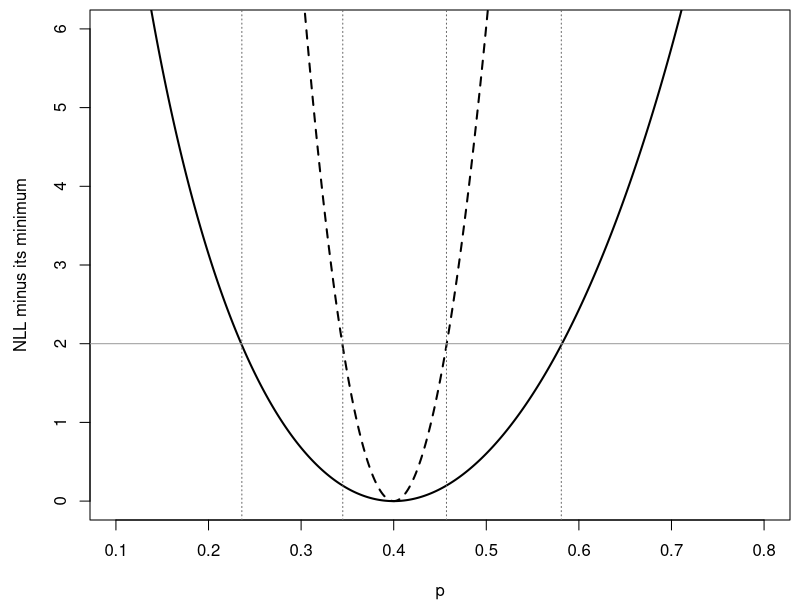

Recreate this plot in R.
## ---- chunk 1
knitr::opts_chunk$set(echo = TRUE, warning = FALSE, message = FALSE,
                       fig.width = 6, fig.height = 3)

k <- c(3, 2, 7)
N <- 10
p_hat <- sum(k) / (length(k) * N)

ll_3 <- function(p) sum(dbinom(k, N, p, log = TRUE))
ll_3_nochoose <- function(p) sum(k) * log(p) + sum(N - k) * log(1 - p)

p_grid <- seq(0.001, 0.999, by = 0.001)
nll_3 <- -(12 * log(p_grid) + 18 * log(1 - p_grid))
nll_30 <- -(120 * log(p_grid) + 180 * log(1 - p_grid))
width_2 <- function(nll) range(p_grid[nll - min(nll) <= 2])
int_3 <- width_2(nll_3)
int_30 <- width_2(nll_30)
## ---- chunk 2
optimize(ll_3, c(0, 1), maximum = TRUE)$maximum
optimize(ll_3_nochoose, c(0, 1), maximum = TRUE)$maximum
## ---- chunk 3
par(mar = c(4, 4.5, 0.5, 0.5))
plot(p_grid, nll_3 - min(nll_3), type = "l", lwd = 2, xlim = c(0.1, 0.8),
     ylim = c(0, 6), xlab = "p", ylab = "NLL minus its minimum")
lines(p_grid, nll_30 - min(nll_30), lwd = 2, lty = 2)
abline(h = 2, col = "grey60")
abline(v = c(int_3, int_30), lty = 3, col = "grey40")
